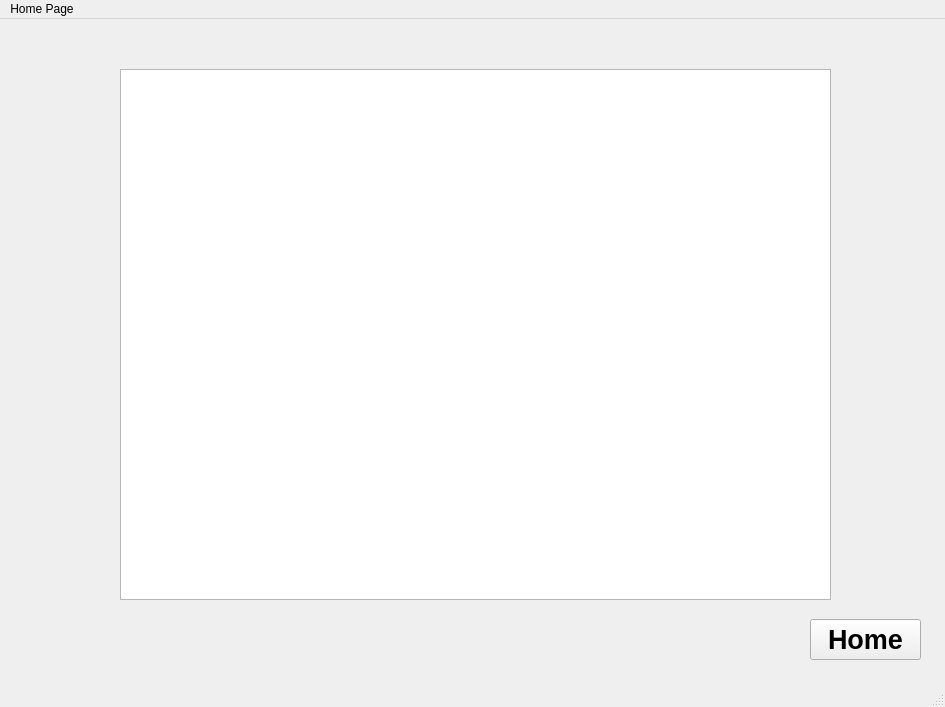
<?xml version="1.0" encoding="UTF-8"?>
<ui version="4.0">
 <class>MainWindow</class>
 <widget class="QMainWindow" name="MainWindow">
  <property name="geometry">
   <rect>
    <x>0</x>
    <y>0</y>
    <width>945</width>
    <height>707</height>
   </rect>
  </property>
  <property name="windowTitle">
   <string>MainWindow</string>
  </property>
  <widget class="QWidget" name="centralwidget">
   <widget class="QStackedWidget" name="stackedWidget">
    <property name="geometry">
     <rect>
      <x>0</x>
      <y>0</y>
      <width>941</width>
      <height>681</height>
     </rect>
    </property>
    <property name="font">
     <font>
      <pointsize>20</pointsize>
      <bold>true</bold>
     </font>
    </property>
    <property name="layoutDirection">
     <enum>Qt::LayoutDirection::LeftToRight</enum>
    </property>
    <property name="currentIndex">
     <number>11</number>
    </property>
    <widget class="QWidget" name="page">
     <widget class="QLabel" name="label">
      <property name="geometry">
       <rect>
        <x>0</x>
        <y>20</y>
        <width>931</width>
        <height>71</height>
       </rect>
      </property>
      <property name="font">
       <font>
        <pointsize>26</pointsize>
        <bold>true</bold>
       </font>
      </property>
      <property name="text">
       <string>&lt;html&gt;&lt;head/&gt;&lt;body&gt;&lt;p align=&quot;center&quot;&gt;&lt;span style=&quot; font-size:36pt;&quot;&gt;Mind Your Money &lt;/span&gt;&lt;/p&gt;&lt;/body&gt;&lt;/html&gt;</string>
      </property>
     </widget>
     <widget class="QWidget" name="formLayoutWidget">
      <property name="geometry">
       <rect>
        <x>170</x>
        <y>150</y>
        <width>611</width>
        <height>113</height>
       </rect>
      </property>
      <layout class="QFormLayout" name="formLayout">
       <item row="0" column="0">
        <widget class="QLabel" name="label_2">
         <property name="font">
          <font>
           <pointsize>22</pointsize>
           <bold>true</bold>
          </font>
         </property>
         <property name="text">
          <string>Email</string>
         </property>
        </widget>
       </item>
       <item row="0" column="1">
        <widget class="QLineEdit" name="txtEmail">
         <property name="font">
          <font>
           <pointsize>20</pointsize>
           <bold>true</bold>
          </font>
         </property>
        </widget>
       </item>
       <item row="1" column="0">
        <widget class="QLabel" name="label_3">
         <property name="font">
          <font>
           <pointsize>22</pointsize>
           <bold>true</bold>
          </font>
         </property>
         <property name="text">
          <string>Password</string>
         </property>
        </widget>
       </item>
       <item row="1" column="1">
        <widget class="QLineEdit" name="txtPassword">
         <property name="font">
          <font>
           <pointsize>20</pointsize>
           <bold>true</bold>
          </font>
         </property>
         <property name="echoMode">
          <enum>QLineEdit::EchoMode::Password</enum>
         </property>
        </widget>
       </item>
      </layout>
     </widget>
     <widget class="QWidget" name="horizontalLayoutWidget">
      <property name="geometry">
       <rect>
        <x>160</x>
        <y>270</y>
        <width>611</width>
        <height>55</height>
       </rect>
      </property>
      <layout class="QHBoxLayout" name="horizontalLayout">
       <item>
        <widget class="QPushButton" name="btnSignup">
         <property name="font">
          <font>
           <pointsize>20</pointsize>
           <bold>true</bold>
          </font>
         </property>
         <property name="text">
          <string>SignUp</string>
         </property>
        </widget>
       </item>
       <item>
        <widget class="QPushButton" name="btnForgot">
         <property name="font">
          <font>
           <pointsize>20</pointsize>
           <bold>true</bold>
          </font>
         </property>
         <property name="text">
          <string>ForgotPassword</string>
         </property>
        </widget>
       </item>
       <item>
        <widget class="QPushButton" name="btnLogin">
         <property name="font">
          <font>
           <pointsize>20</pointsize>
           <bold>true</bold>
          </font>
         </property>
         <property name="text">
          <string>Login</string>
         </property>
        </widget>
       </item>
      </layout>
     </widget>
     <widget class="QPushButton" name="Exit0">
      <property name="geometry">
       <rect>
        <x>900</x>
        <y>0</y>
        <width>41</width>
        <height>24</height>
       </rect>
      </property>
      <property name="font">
       <font>
        <pointsize>9</pointsize>
        <bold>false</bold>
       </font>
      </property>
      <property name="styleSheet">
       <string notr="true">QPushButton
{
	color:black;
	background-color:red;
}</string>
      </property>
      <property name="text">
       <string>X</string>
      </property>
     </widget>
    </widget>
    <widget class="QWidget" name="page_2">
     <widget class="QWidget" name="formLayoutWidget_2">
      <property name="geometry">
       <rect>
        <x>160</x>
        <y>120</y>
        <width>671</width>
        <height>291</height>
       </rect>
      </property>
      <layout class="QFormLayout" name="formLayout_2">
       <item row="0" column="0">
        <widget class="QLabel" name="label_4">
         <property name="font">
          <font>
           <pointsize>18</pointsize>
           <bold>true</bold>
          </font>
         </property>
         <property name="text">
          <string>First Name</string>
         </property>
        </widget>
       </item>
       <item row="0" column="1">
        <widget class="QLineEdit" name="txtFirstName">
         <property name="placeholderText">
          <string>EG: JOHN</string>
         </property>
        </widget>
       </item>
       <item row="1" column="0">
        <widget class="QLabel" name="label_6">
         <property name="font">
          <font>
           <pointsize>18</pointsize>
           <bold>true</bold>
          </font>
         </property>
         <property name="text">
          <string>Last Name</string>
         </property>
        </widget>
       </item>
       <item row="1" column="1">
        <widget class="QLineEdit" name="txtLastName">
         <property name="placeholderText">
          <string>EG: NEPAL</string>
         </property>
        </widget>
       </item>
       <item row="2" column="0">
        <widget class="QLabel" name="label_7">
         <property name="font">
          <font>
           <pointsize>18</pointsize>
           <bold>true</bold>
          </font>
         </property>
         <property name="text">
          <string>Email </string>
         </property>
        </widget>
       </item>
       <item row="2" column="1">
        <widget class="QLineEdit" name="txtEmailA">
         <property name="placeholderText">
          <string>xyz@gmail.com</string>
         </property>
        </widget>
       </item>
       <item row="3" column="0">
        <widget class="QLabel" name="label_8">
         <property name="font">
          <font>
           <pointsize>18</pointsize>
           <bold>true</bold>
          </font>
         </property>
         <property name="text">
          <string>Phone Number</string>
         </property>
        </widget>
       </item>
       <item row="3" column="1">
        <widget class="QLineEdit" name="txtPhone">
         <property name="placeholderText">
          <string>98000000000</string>
         </property>
        </widget>
       </item>
       <item row="4" column="0">
        <widget class="QLabel" name="label_9">
         <property name="font">
          <font>
           <pointsize>18</pointsize>
           <bold>true</bold>
          </font>
         </property>
         <property name="text">
          <string>Password</string>
         </property>
        </widget>
       </item>
       <item row="4" column="1">
        <widget class="QLineEdit" name="txtPasswords">
         <property name="placeholderText">
          <string>CANT BE EMPTY</string>
         </property>
        </widget>
       </item>
      </layout>
     </widget>
     <widget class="QLabel" name="label_14">
      <property name="geometry">
       <rect>
        <x>10</x>
        <y>0</y>
        <width>931</width>
        <height>71</height>
       </rect>
      </property>
      <property name="font">
       <font>
        <pointsize>25</pointsize>
        <bold>true</bold>
       </font>
      </property>
      <property name="text">
       <string>&lt;html&gt;&lt;head/&gt;&lt;body&gt;&lt;p align=&quot;center&quot;&gt;&lt;span style=&quot; font-size:36pt;&quot;&gt;Sign Up Here!!&lt;/span&gt;&lt;/p&gt;&lt;/body&gt;&lt;/html&gt;</string>
      </property>
     </widget>
     <widget class="QWidget" name="horizontalLayoutWidget_10">
      <property name="geometry">
       <rect>
        <x>150</x>
        <y>410</y>
        <width>671</width>
        <height>67</height>
       </rect>
      </property>
      <layout class="QHBoxLayout" name="horizontalLayout_11">
       <item>
        <widget class="QPushButton" name="btnSignUpPrev">
         <property name="font">
          <font>
           <pointsize>20</pointsize>
           <bold>true</bold>
          </font>
         </property>
         <property name="text">
          <string>Back</string>
         </property>
        </widget>
       </item>
       <item>
        <widget class="QPushButton" name="btnReset">
         <property name="font">
          <font>
           <pointsize>20</pointsize>
           <bold>true</bold>
          </font>
         </property>
         <property name="text">
          <string>Reset</string>
         </property>
        </widget>
       </item>
       <item>
        <widget class="QPushButton" name="btnNext">
         <property name="text">
          <string>Next</string>
         </property>
        </widget>
       </item>
      </layout>
     </widget>
     <widget class="QPushButton" name="Exit1">
      <property name="geometry">
       <rect>
        <x>900</x>
        <y>0</y>
        <width>41</width>
        <height>24</height>
       </rect>
      </property>
      <property name="font">
       <font>
        <pointsize>9</pointsize>
        <bold>false</bold>
       </font>
      </property>
      <property name="styleSheet">
       <string notr="true">QPushButton
{
	color:black;
	background-color:red;
}</string>
      </property>
      <property name="text">
       <string>X</string>
      </property>
     </widget>
    </widget>
    <widget class="QWidget" name="page_9">
     <widget class="QWidget" name="formLayoutWidget_6">
      <property name="geometry">
       <rect>
        <x>150</x>
        <y>120</y>
        <width>651</width>
        <height>301</height>
       </rect>
      </property>
      <layout class="QFormLayout" name="formLayout_6">
       <item row="0" column="0">
        <widget class="QLabel" name="MonthlyBudget_2">
         <property name="font">
          <font>
           <pointsize>20</pointsize>
           <bold>true</bold>
          </font>
         </property>
         <property name="text">
          <string>Monthly Budget</string>
         </property>
        </widget>
       </item>
       <item row="0" column="1">
        <widget class="QLineEdit" name="txtMonthlyBudget">
         <property name="font">
          <font>
           <pointsize>20</pointsize>
           <bold>true</bold>
          </font>
         </property>
         <property name="placeholderText">
          <string>CANT BE EMPTY</string>
         </property>
        </widget>
       </item>
       <item row="1" column="0">
        <widget class="QLabel" name="label_5">
         <property name="text">
          <string>Food</string>
         </property>
        </widget>
       </item>
       <item row="1" column="1">
        <widget class="QLineEdit" name="txtPFood">
         <property name="placeholderText">
          <string>In Percentage</string>
         </property>
        </widget>
       </item>
       <item row="2" column="0">
        <widget class="QLabel" name="label_22">
         <property name="text">
          <string>Rent</string>
         </property>
        </widget>
       </item>
       <item row="2" column="1">
        <widget class="QLineEdit" name="txtPRent">
         <property name="placeholderText">
          <string>In Percentage</string>
         </property>
        </widget>
       </item>
       <item row="3" column="0">
        <widget class="QLabel" name="label_24">
         <property name="text">
          <string>Utilities</string>
         </property>
        </widget>
       </item>
       <item row="3" column="1">
        <widget class="QLineEdit" name="txtPUtilities">
         <property name="placeholderText">
          <string>In Percentage</string>
         </property>
        </widget>
       </item>
       <item row="4" column="1">
        <widget class="QLineEdit" name="txtPStationery">
         <property name="placeholderText">
          <string>In Percentage</string>
         </property>
        </widget>
       </item>
       <item row="4" column="0">
        <widget class="QLabel" name="label_25">
         <property name="text">
          <string>Stationery</string>
         </property>
        </widget>
       </item>
      </layout>
     </widget>
     <widget class="QLabel" name="label_26">
      <property name="geometry">
       <rect>
        <x>10</x>
        <y>0</y>
        <width>931</width>
        <height>71</height>
       </rect>
      </property>
      <property name="font">
       <font>
        <pointsize>25</pointsize>
        <bold>true</bold>
       </font>
      </property>
      <property name="text">
       <string>&lt;html&gt;&lt;head/&gt;&lt;body&gt;&lt;p align=&quot;center&quot;&gt;&lt;span style=&quot; font-size:36pt;&quot;&gt;Sign Up Here!!&lt;/span&gt;&lt;/p&gt;&lt;/body&gt;&lt;/html&gt;</string>
      </property>
     </widget>
     <widget class="QWidget" name="horizontalLayoutWidget_12">
      <property name="geometry">
       <rect>
        <x>370</x>
        <y>420</y>
        <width>431</width>
        <height>55</height>
       </rect>
      </property>
      <layout class="QHBoxLayout" name="horizontalLayout_13">
       <property name="spacing">
        <number>50</number>
       </property>
       <item>
        <widget class="QPushButton" name="btnSignUpBack">
         <property name="text">
          <string>Back</string>
         </property>
        </widget>
       </item>
       <item>
        <widget class="QPushButton" name="btnSignUpSave">
         <property name="font">
          <font>
           <pointsize>20</pointsize>
           <bold>true</bold>
          </font>
         </property>
         <property name="text">
          <string>Save</string>
         </property>
        </widget>
       </item>
      </layout>
     </widget>
     <widget class="QPushButton" name="Exit2">
      <property name="geometry">
       <rect>
        <x>900</x>
        <y>0</y>
        <width>41</width>
        <height>24</height>
       </rect>
      </property>
      <property name="font">
       <font>
        <pointsize>9</pointsize>
        <bold>false</bold>
       </font>
      </property>
      <property name="styleSheet">
       <string notr="true">QPushButton
{
	color:black;
	background-color:red;
}</string>
      </property>
      <property name="text">
       <string>X</string>
      </property>
     </widget>
    </widget>
    <widget class="QWidget" name="page_4">
     <widget class="QWidget" name="formLayoutWidget_3">
      <property name="geometry">
       <rect>
        <x>130</x>
        <y>140</y>
        <width>771</width>
        <height>137</height>
       </rect>
      </property>
      <layout class="QFormLayout" name="formLayout_3">
       <item row="0" column="1">
        <widget class="QLineEdit" name="txtFEmail">
         <property name="text">
          <string/>
         </property>
         <property name="placeholderText">
          <string>XYZ@gmail.com</string>
         </property>
        </widget>
       </item>
       <item row="1" column="1">
        <widget class="QLineEdit" name="txtFPhone">
         <property name="placeholderText">
          <string>9700000000</string>
         </property>
        </widget>
       </item>
       <item row="0" column="0">
        <widget class="QLabel" name="label_11">
         <property name="font">
          <font>
           <pointsize>20</pointsize>
           <bold>true</bold>
          </font>
         </property>
         <property name="text">
          <string>Email</string>
         </property>
        </widget>
       </item>
       <item row="1" column="0">
        <widget class="QLabel" name="label_12">
         <property name="font">
          <font>
           <pointsize>20</pointsize>
           <bold>true</bold>
          </font>
         </property>
         <property name="text">
          <string>Phone</string>
         </property>
        </widget>
       </item>
      </layout>
     </widget>
     <widget class="QLabel" name="label_13">
      <property name="geometry">
       <rect>
        <x>10</x>
        <y>0</y>
        <width>931</width>
        <height>71</height>
       </rect>
      </property>
      <property name="font">
       <font>
        <pointsize>25</pointsize>
        <bold>true</bold>
       </font>
      </property>
      <property name="text">
       <string>&lt;html&gt;&lt;head/&gt;&lt;body&gt;&lt;p align=&quot;center&quot;&gt;&lt;span style=&quot; font-size:36pt;&quot;&gt;Reset Your Password&lt;/span&gt;&lt;/p&gt;&lt;/body&gt;&lt;/html&gt;</string>
      </property>
     </widget>
     <widget class="QWidget" name="horizontalLayoutWidget_3">
      <property name="geometry">
       <rect>
        <x>510</x>
        <y>280</y>
        <width>391</width>
        <height>55</height>
       </rect>
      </property>
      <layout class="QHBoxLayout" name="horizontalLayout_3">
       <item>
        <widget class="QPushButton" name="btnPrevForgot">
         <property name="font">
          <font>
           <pointsize>20</pointsize>
           <bold>true</bold>
          </font>
         </property>
         <property name="text">
          <string>Prev</string>
         </property>
        </widget>
       </item>
       <item>
        <widget class="QPushButton" name="btnNextForgot">
         <property name="font">
          <font>
           <pointsize>20</pointsize>
           <bold>true</bold>
          </font>
         </property>
         <property name="text">
          <string>Next</string>
         </property>
        </widget>
       </item>
      </layout>
     </widget>
     <widget class="QPushButton" name="Exit3">
      <property name="geometry">
       <rect>
        <x>900</x>
        <y>0</y>
        <width>41</width>
        <height>24</height>
       </rect>
      </property>
      <property name="font">
       <font>
        <pointsize>9</pointsize>
        <bold>false</bold>
       </font>
      </property>
      <property name="styleSheet">
       <string notr="true">QPushButton
{
	color:black;
	background-color:red;
}</string>
      </property>
      <property name="text">
       <string>X</string>
      </property>
     </widget>
    </widget>
    <widget class="QWidget" name="page_6">
     <widget class="QWidget" name="formLayoutWidget_5">
      <property name="geometry">
       <rect>
        <x>190</x>
        <y>160</y>
        <width>611</width>
        <height>137</height>
       </rect>
      </property>
      <layout class="QFormLayout" name="formLayout_5">
       <item row="0" column="0">
        <widget class="QLabel" name="label_20">
         <property name="font">
          <font>
           <pointsize>20</pointsize>
           <bold>true</bold>
          </font>
         </property>
         <property name="text">
          <string>New Password</string>
         </property>
        </widget>
       </item>
       <item row="1" column="0">
        <widget class="QLabel" name="label_21">
         <property name="font">
          <font>
           <pointsize>20</pointsize>
           <bold>true</bold>
          </font>
         </property>
         <property name="text">
          <string>Confirm Password</string>
         </property>
        </widget>
       </item>
       <item row="0" column="1">
        <widget class="QLineEdit" name="txtCPassword"/>
       </item>
       <item row="1" column="1">
        <widget class="QLineEdit" name="txtCmPassword"/>
       </item>
      </layout>
     </widget>
     <widget class="QLabel" name="label_19">
      <property name="geometry">
       <rect>
        <x>10</x>
        <y>0</y>
        <width>931</width>
        <height>71</height>
       </rect>
      </property>
      <property name="font">
       <font>
        <pointsize>20</pointsize>
        <bold>true</bold>
       </font>
      </property>
      <property name="text">
       <string>&lt;html&gt;&lt;head/&gt;&lt;body&gt;&lt;p align=&quot;center&quot;&gt;&lt;span style=&quot; font-size:36pt;&quot;&gt;Change Password&lt;/span&gt;&lt;/p&gt;&lt;/body&gt;&lt;/html&gt;</string>
      </property>
     </widget>
     <widget class="QPushButton" name="Exit4">
      <property name="geometry">
       <rect>
        <x>900</x>
        <y>0</y>
        <width>41</width>
        <height>24</height>
       </rect>
      </property>
      <property name="font">
       <font>
        <pointsize>9</pointsize>
        <bold>false</bold>
       </font>
      </property>
      <property name="styleSheet">
       <string notr="true">QPushButton
{
	color:black;
	background-color:red;
}</string>
      </property>
      <property name="text">
       <string>X</string>
      </property>
     </widget>
     <widget class="QWidget" name="horizontalLayoutWidget_2">
      <property name="geometry">
       <rect>
        <x>497</x>
        <y>300</y>
        <width>301</width>
        <height>61</height>
       </rect>
      </property>
      <layout class="QHBoxLayout" name="horizontalLayout_6">
       <item>
        <widget class="QPushButton" name="btnHome">
         <property name="font">
          <font>
           <pointsize>20</pointsize>
           <bold>true</bold>
          </font>
         </property>
         <property name="text">
          <string>Home</string>
         </property>
        </widget>
       </item>
       <item>
        <widget class="QPushButton" name="btnChangePassword">
         <property name="font">
          <font>
           <pointsize>20</pointsize>
           <bold>true</bold>
          </font>
         </property>
         <property name="text">
          <string>Change</string>
         </property>
        </widget>
       </item>
      </layout>
     </widget>
    </widget>
    <widget class="QWidget" name="page_3">
     <widget class="QWidget" name="verticalLayoutWidget_2">
      <property name="geometry">
       <rect>
        <x>50</x>
        <y>150</y>
        <width>294</width>
        <height>460</height>
       </rect>
      </property>
      <layout class="QVBoxLayout" name="verticalLayout_2">
       <property name="spacing">
        <number>50</number>
       </property>
       <item>
        <widget class="QPushButton" name="btnEnterExpense">
         <property name="font">
          <font>
           <pointsize>20</pointsize>
           <bold>true</bold>
          </font>
         </property>
         <property name="text">
          <string>Enter Expense</string>
         </property>
        </widget>
       </item>
       <item>
        <widget class="QPushButton" name="btnGraph">
         <property name="font">
          <font>
           <pointsize>20</pointsize>
           <bold>true</bold>
          </font>
         </property>
         <property name="text">
          <string>Graphs</string>
         </property>
        </widget>
       </item>
       <item>
        <widget class="QPushButton" name="btnDailyExpense">
         <property name="font">
          <font>
           <pointsize>20</pointsize>
           <bold>true</bold>
          </font>
         </property>
         <property name="text">
          <string>Daily Expenditure</string>
         </property>
        </widget>
       </item>
       <item>
        <widget class="QPushButton" name="btnStats">
         <property name="font">
          <font>
           <pointsize>20</pointsize>
           <bold>true</bold>
          </font>
         </property>
         <property name="text">
          <string>Stats</string>
         </property>
        </widget>
       </item>
      </layout>
     </widget>
     <widget class="QWidget" name="horizontalLayoutWidget_4">
      <property name="geometry">
       <rect>
        <x>540</x>
        <y>40</y>
        <width>321</width>
        <height>51</height>
       </rect>
      </property>
      <layout class="QHBoxLayout" name="horizontalLayout_4">
       <property name="spacing">
        <number>0</number>
       </property>
       <item>
        <widget class="QLabel" name="label_15">
         <property name="maximumSize">
          <size>
           <width>80</width>
           <height>16777215</height>
          </size>
         </property>
         <property name="font">
          <font>
           <pointsize>15</pointsize>
           <bold>true</bold>
          </font>
         </property>
         <property name="styleSheet">
          <string notr="true">QLabel
{
color:red;
};</string>
         </property>
         <property name="text">
          <string>Date:</string>
         </property>
        </widget>
       </item>
       <item>
        <widget class="QLabel" name="date">
         <property name="font">
          <font>
           <pointsize>16</pointsize>
           <bold>true</bold>
          </font>
         </property>
         <property name="styleSheet">
          <string notr="true">QLabel
{
color:red;
};</string>
         </property>
         <property name="text">
          <string/>
         </property>
        </widget>
       </item>
      </layout>
     </widget>
     <widget class="QLabel" name="labelUserName">
      <property name="geometry">
       <rect>
        <x>60</x>
        <y>60</y>
        <width>351</width>
        <height>51</height>
       </rect>
      </property>
      <property name="font">
       <font>
        <pointsize>24</pointsize>
        <bold>true</bold>
       </font>
      </property>
      <property name="text">
       <string/>
      </property>
     </widget>
     <widget class="QPushButton" name="btnLogout">
      <property name="geometry">
       <rect>
        <x>730</x>
        <y>560</y>
        <width>191</width>
        <height>41</height>
       </rect>
      </property>
      <property name="font">
       <font>
        <pointsize>15</pointsize>
        <bold>true</bold>
       </font>
      </property>
      <property name="text">
       <string>Log out</string>
      </property>
     </widget>
     <widget class="QPushButton" name="Exit5">
      <property name="geometry">
       <rect>
        <x>900</x>
        <y>0</y>
        <width>41</width>
        <height>24</height>
       </rect>
      </property>
      <property name="font">
       <font>
        <pointsize>9</pointsize>
        <bold>false</bold>
       </font>
      </property>
      <property name="styleSheet">
       <string notr="true">QPushButton
{
	color:black;
	background-color:red;
}</string>
      </property>
      <property name="text">
       <string>X</string>
      </property>
     </widget>
     <widget class="QWidget" name="piechart" native="true">
      <property name="geometry">
       <rect>
        <x>480</x>
        <y>130</y>
        <width>431</width>
        <height>381</height>
       </rect>
      </property>
      <layout class="QHBoxLayout" name="horizontalLayout_8"/>
     </widget>
    </widget>
    <widget class="QWidget" name="page_5">
     <widget class="QLabel" name="label_16">
      <property name="geometry">
       <rect>
        <x>10</x>
        <y>0</y>
        <width>931</width>
        <height>71</height>
       </rect>
      </property>
      <property name="font">
       <font>
        <pointsize>25</pointsize>
        <bold>true</bold>
       </font>
      </property>
      <property name="text">
       <string>&lt;html&gt;&lt;head/&gt;&lt;body&gt;&lt;p align=&quot;center&quot;&gt;&lt;span style=&quot; font-size:36pt;&quot;&gt;Expenditure&lt;/span&gt;&lt;/p&gt;&lt;/body&gt;&lt;/html&gt;</string>
      </property>
     </widget>
     <widget class="QWidget" name="formLayoutWidget_4">
      <property name="geometry">
       <rect>
        <x>240</x>
        <y>150</y>
        <width>461</width>
        <height>137</height>
       </rect>
      </property>
      <layout class="QFormLayout" name="formLayout_4">
       <item row="0" column="0">
        <widget class="QLabel" name="label_17">
         <property name="font">
          <font>
           <pointsize>20</pointsize>
           <bold>true</bold>
          </font>
         </property>
         <property name="text">
          <string>Amount</string>
         </property>
        </widget>
       </item>
       <item row="1" column="0">
        <widget class="QLabel" name="label_18">
         <property name="font">
          <font>
           <pointsize>20</pointsize>
           <bold>true</bold>
          </font>
         </property>
         <property name="text">
          <string>Category</string>
         </property>
        </widget>
       </item>
       <item row="1" column="1">
        <widget class="QComboBox" name="ExpenseName">
         <property name="placeholderText">
          <string>Expense</string>
         </property>
         <item>
          <property name="text">
           <string>Food</string>
          </property>
         </item>
         <item>
          <property name="text">
           <string>Rent</string>
          </property>
         </item>
         <item>
          <property name="text">
           <string>Stationery</string>
          </property>
         </item>
         <item>
          <property name="text">
           <string>Utilities</string>
          </property>
         </item>
         <item>
          <property name="text">
           <string>Others</string>
          </property>
         </item>
        </widget>
       </item>
       <item row="0" column="1">
        <widget class="QLineEdit" name="LineEditAmount">
         <property name="placeholderText">
          <string>RS.</string>
         </property>
        </widget>
       </item>
      </layout>
     </widget>
     <widget class="QWidget" name="horizontalLayoutWidget_5">
      <property name="geometry">
       <rect>
        <x>240</x>
        <y>280</y>
        <width>461</width>
        <height>61</height>
       </rect>
      </property>
      <layout class="QHBoxLayout" name="horizontalLayout_5">
       <property name="spacing">
        <number>100</number>
       </property>
       <item>
        <widget class="QPushButton" name="btnPrevExpenseWelcomeUser">
         <property name="font">
          <font>
           <pointsize>20</pointsize>
           <bold>true</bold>
          </font>
         </property>
         <property name="text">
          <string>Prev</string>
         </property>
        </widget>
       </item>
       <item>
        <widget class="QPushButton" name="btnSaveExpense">
         <property name="font">
          <font>
           <pointsize>20</pointsize>
           <bold>true</bold>
          </font>
         </property>
         <property name="text">
          <string>Save</string>
         </property>
        </widget>
       </item>
      </layout>
     </widget>
     <widget class="QPushButton" name="Exit6">
      <property name="geometry">
       <rect>
        <x>900</x>
        <y>0</y>
        <width>41</width>
        <height>24</height>
       </rect>
      </property>
      <property name="font">
       <font>
        <pointsize>9</pointsize>
        <bold>false</bold>
       </font>
      </property>
      <property name="styleSheet">
       <string notr="true">QPushButton
{
	color:black;
	background-color:red;
}</string>
      </property>
      <property name="text">
       <string>X</string>
      </property>
     </widget>
    </widget>
    <widget class="QWidget" name="page_7">
     <widget class="QFrame" name="bargraph">
      <property name="geometry">
       <rect>
        <x>20</x>
        <y>70</y>
        <width>891</width>
        <height>521</height>
       </rect>
      </property>
      <layout class="QHBoxLayout" name="horizontalLayout_2"/>
     </widget>
     <widget class="QPushButton" name="btn_BarGraphPrev">
      <property name="geometry">
       <rect>
        <x>10</x>
        <y>600</y>
        <width>93</width>
        <height>29</height>
       </rect>
      </property>
      <property name="font">
       <font>
        <pointsize>15</pointsize>
        <bold>true</bold>
       </font>
      </property>
      <property name="text">
       <string>Prev</string>
      </property>
     </widget>
     <widget class="QPushButton" name="Exit7">
      <property name="geometry">
       <rect>
        <x>900</x>
        <y>0</y>
        <width>41</width>
        <height>24</height>
       </rect>
      </property>
      <property name="font">
       <font>
        <pointsize>9</pointsize>
        <bold>false</bold>
       </font>
      </property>
      <property name="styleSheet">
       <string notr="true">QPushButton
{
	color:black;
	background-color:red;
}</string>
      </property>
      <property name="text">
       <string>X</string>
      </property>
     </widget>
     <widget class="QLabel" name="label_30">
      <property name="geometry">
       <rect>
        <x>0</x>
        <y>0</y>
        <width>941</width>
        <height>61</height>
       </rect>
      </property>
      <property name="text">
       <string>&lt;html&gt;&lt;head/&gt;&lt;body&gt;&lt;p align=&quot;center&quot;&gt;&lt;span style=&quot; font-size:36pt;&quot;&gt;Bar Graph&lt;/span&gt;&lt;/p&gt;&lt;/body&gt;&lt;/html&gt;</string>
      </property>
     </widget>
    </widget>
    <widget class="QWidget" name="page_10">
     <widget class="QLabel" name="label_29">
      <property name="geometry">
       <rect>
        <x>0</x>
        <y>-10</y>
        <width>931</width>
        <height>81</height>
       </rect>
      </property>
      <property name="font">
       <font>
        <pointsize>10</pointsize>
        <bold>true</bold>
       </font>
      </property>
      <property name="text">
       <string>&lt;html&gt;&lt;head/&gt;&lt;body&gt;&lt;p align=&quot;center&quot;&gt;&lt;span style=&quot; font-size:36pt;&quot;&gt;Line Graph&lt;/span&gt;&lt;/p&gt;&lt;/body&gt;&lt;/html&gt;</string>
      </property>
     </widget>
     <widget class="QPushButton" name="Exit8">
      <property name="geometry">
       <rect>
        <x>900</x>
        <y>0</y>
        <width>41</width>
        <height>24</height>
       </rect>
      </property>
      <property name="font">
       <font>
        <pointsize>9</pointsize>
        <bold>false</bold>
       </font>
      </property>
      <property name="styleSheet">
       <string notr="true">QPushButton
{
	color:black;
	background-color:red;
}</string>
      </property>
      <property name="text">
       <string>X</string>
      </property>
     </widget>
     <widget class="QWidget" name="lineGraphWidget" native="true">
      <property name="geometry">
       <rect>
        <x>30</x>
        <y>70</y>
        <width>881</width>
        <height>531</height>
       </rect>
      </property>
      <layout class="QHBoxLayout" name="horizontalLayout_14"/>
     </widget>
     <widget class="QPushButton" name="btnLHome">
      <property name="geometry">
       <rect>
        <x>830</x>
        <y>610</y>
        <width>83</width>
        <height>29</height>
       </rect>
      </property>
      <property name="font">
       <font>
        <pointsize>15</pointsize>
        <bold>true</bold>
       </font>
      </property>
      <property name="text">
       <string>Home</string>
      </property>
     </widget>
     <widget class="QPushButton" name="pushButton_LineGraphPrev">
      <property name="geometry">
       <rect>
        <x>30</x>
        <y>610</y>
        <width>83</width>
        <height>29</height>
       </rect>
      </property>
      <property name="font">
       <font>
        <pointsize>15</pointsize>
        <bold>true</bold>
       </font>
      </property>
      <property name="text">
       <string>Prev</string>
      </property>
     </widget>
     <widget class="QComboBox" name="LineGraphComboBox">
      <property name="geometry">
       <rect>
        <x>40</x>
        <y>20</y>
        <width>101</width>
        <height>41</height>
       </rect>
      </property>
      <property name="font">
       <font>
        <pointsize>15</pointsize>
        <bold>true</bold>
       </font>
      </property>
      <item>
       <property name="text">
        <string>Total</string>
       </property>
      </item>
      <item>
       <property name="text">
        <string>Food</string>
       </property>
      </item>
      <item>
       <property name="text">
        <string>Stationery</string>
       </property>
      </item>
      <item>
       <property name="text">
        <string>Others</string>
       </property>
      </item>
     </widget>
    </widget>
    <widget class="QWidget" name="page_8">
     <widget class="QLabel" name="label_23">
      <property name="geometry">
       <rect>
        <x>290</x>
        <y>0</y>
        <width>381</width>
        <height>121</height>
       </rect>
      </property>
      <property name="font">
       <font>
        <pointsize>30</pointsize>
        <bold>true</bold>
       </font>
      </property>
      <property name="text">
       <string>Expense Report</string>
      </property>
     </widget>
     <widget class="QPushButton" name="btn_ExpenseReportHome">
      <property name="geometry">
       <rect>
        <x>790</x>
        <y>570</y>
        <width>111</width>
        <height>41</height>
       </rect>
      </property>
      <property name="text">
       <string>Home</string>
      </property>
     </widget>
     <widget class="QLabel" name="RemainingBudget">
      <property name="geometry">
       <rect>
        <x>360</x>
        <y>180</y>
        <width>261</width>
        <height>51</height>
       </rect>
      </property>
      <property name="font">
       <font>
        <pointsize>25</pointsize>
        <bold>true</bold>
       </font>
      </property>
      <property name="styleSheet">
       <string notr="true">QLabel
{
color:red;
};</string>
      </property>
      <property name="text">
       <string>RS.</string>
      </property>
     </widget>
     <widget class="QLabel" name="label_28">
      <property name="geometry">
       <rect>
        <x>270</x>
        <y>110</y>
        <width>431</width>
        <height>61</height>
       </rect>
      </property>
      <property name="font">
       <font>
        <pointsize>20</pointsize>
        <bold>true</bold>
       </font>
      </property>
      <property name="text">
       <string>Budget Amount Remaining</string>
      </property>
     </widget>
     <widget class="QWidget" name="horizontalLayoutWidget_25">
      <property name="geometry">
       <rect>
        <x>290</x>
        <y>240</y>
        <width>411</width>
        <height>61</height>
       </rect>
      </property>
      <layout class="QHBoxLayout" name="horizontalLayout_39">
       <item>
        <widget class="QLabel" name="Category_4">
         <property name="text">
          <string>Category</string>
         </property>
        </widget>
       </item>
       <item>
        <widget class="QLabel" name="label_135">
         <property name="text">
          <string>Amount Left</string>
         </property>
        </widget>
       </item>
      </layout>
     </widget>
     <widget class="QWidget" name="horizontalLayoutWidget_26">
      <property name="geometry">
       <rect>
        <x>290</x>
        <y>310</y>
        <width>401</width>
        <height>58</height>
       </rect>
      </property>
      <layout class="QHBoxLayout" name="horizontalLayout_40">
       <item>
        <widget class="QLabel" name="Category_9">
         <property name="text">
          <string>Food</string>
         </property>
        </widget>
       </item>
       <item>
        <widget class="QLabel" name="food">
         <property name="text">
          <string>RS.</string>
         </property>
        </widget>
       </item>
      </layout>
     </widget>
     <widget class="QWidget" name="horizontalLayoutWidget_27">
      <property name="geometry">
       <rect>
        <x>290</x>
        <y>370</y>
        <width>401</width>
        <height>58</height>
       </rect>
      </property>
      <layout class="QHBoxLayout" name="horizontalLayout_41">
       <item>
        <widget class="QLabel" name="Category_8">
         <property name="text">
          <string>Rent</string>
         </property>
        </widget>
       </item>
       <item>
        <widget class="QLabel" name="rent">
         <property name="text">
          <string>RS.</string>
         </property>
        </widget>
       </item>
      </layout>
     </widget>
     <widget class="QWidget" name="horizontalLayoutWidget_28">
      <property name="geometry">
       <rect>
        <x>290</x>
        <y>430</y>
        <width>401</width>
        <height>58</height>
       </rect>
      </property>
      <layout class="QHBoxLayout" name="horizontalLayout_42">
       <item>
        <widget class="QLabel" name="Category_7">
         <property name="text">
          <string>Utilities</string>
         </property>
        </widget>
       </item>
       <item>
        <widget class="QLabel" name="utilities">
         <property name="text">
          <string>RS.</string>
         </property>
        </widget>
       </item>
      </layout>
     </widget>
     <widget class="QWidget" name="horizontalLayoutWidget_29">
      <property name="geometry">
       <rect>
        <x>290</x>
        <y>480</y>
        <width>401</width>
        <height>58</height>
       </rect>
      </property>
      <layout class="QHBoxLayout" name="horizontalLayout_43">
       <item>
        <widget class="QLabel" name="Category_10">
         <property name="text">
          <string>Stationery</string>
         </property>
        </widget>
       </item>
       <item>
        <widget class="QLabel" name="stationery">
         <property name="text">
          <string>RS.</string>
         </property>
        </widget>
       </item>
      </layout>
     </widget>
     <widget class="QWidget" name="horizontalLayoutWidget_30">
      <property name="geometry">
       <rect>
        <x>290</x>
        <y>540</y>
        <width>401</width>
        <height>58</height>
       </rect>
      </property>
      <layout class="QHBoxLayout" name="horizontalLayout_44">
       <item>
        <widget class="QLabel" name="Category_11">
         <property name="text">
          <string>Others</string>
         </property>
        </widget>
       </item>
       <item>
        <widget class="QLabel" name="others">
         <property name="text">
          <string>RS.</string>
         </property>
        </widget>
       </item>
      </layout>
     </widget>
     <widget class="QPushButton" name="Exit9">
      <property name="geometry">
       <rect>
        <x>900</x>
        <y>0</y>
        <width>41</width>
        <height>24</height>
       </rect>
      </property>
      <property name="font">
       <font>
        <pointsize>9</pointsize>
        <bold>false</bold>
       </font>
      </property>
      <property name="styleSheet">
       <string notr="true">QPushButton
{
	color:black;
	background-color:red;
}</string>
      </property>
      <property name="text">
       <string>X</string>
      </property>
     </widget>
    </widget>
    <widget class="QWidget" name="page_11">
     <widget class="QLabel" name="label_27">
      <property name="geometry">
       <rect>
        <x>10</x>
        <y>30</y>
        <width>931</width>
        <height>71</height>
       </rect>
      </property>
      <property name="text">
       <string>&lt;html&gt;&lt;head/&gt;&lt;body&gt;&lt;p align=&quot;center&quot;&gt;&lt;span style=&quot; font-size:36pt;&quot;&gt;Graphs&lt;/span&gt;&lt;/p&gt;&lt;/body&gt;&lt;/html&gt;</string>
      </property>
     </widget>
     <widget class="QPushButton" name="Exit10">
      <property name="geometry">
       <rect>
        <x>900</x>
        <y>0</y>
        <width>41</width>
        <height>24</height>
       </rect>
      </property>
      <property name="font">
       <font>
        <pointsize>9</pointsize>
        <bold>false</bold>
       </font>
      </property>
      <property name="styleSheet">
       <string notr="true">QPushButton
{
	color:black;
	background-color:red;
}</string>
      </property>
      <property name="text">
       <string>X</string>
      </property>
     </widget>
     <widget class="QPushButton" name="pushButton_GraphsPrev">
      <property name="geometry">
       <rect>
        <x>40</x>
        <y>560</y>
        <width>161</width>
        <height>41</height>
       </rect>
      </property>
      <property name="font">
       <font>
        <pointsize>20</pointsize>
        <bold>true</bold>
       </font>
      </property>
      <property name="text">
       <string>Prev</string>
      </property>
     </widget>
     <widget class="QWidget" name="horizontalLayoutWidget_6">
      <property name="geometry">
       <rect>
        <x>40</x>
        <y>240</y>
        <width>881</width>
        <height>80</height>
       </rect>
      </property>
      <layout class="QHBoxLayout" name="horizontalLayout_7">
       <property name="spacing">
        <number>400</number>
       </property>
       <item>
        <widget class="QPushButton" name="pushButton_GraphsBarGraph">
         <property name="font">
          <font>
           <pointsize>20</pointsize>
           <bold>true</bold>
          </font>
         </property>
         <property name="text">
          <string>Bar Graph</string>
         </property>
        </widget>
       </item>
       <item>
        <widget class="QPushButton" name="pushButton_GraphsLineGraph">
         <property name="font">
          <font>
           <pointsize>20</pointsize>
           <bold>true</bold>
          </font>
         </property>
         <property name="text">
          <string>Line Graph</string>
         </property>
        </widget>
       </item>
      </layout>
     </widget>
    </widget>
    <widget class="QWidget" name="page_12">
     <widget class="QTableView" name="tableView">
      <property name="geometry">
       <rect>
        <x>120</x>
        <y>50</y>
        <width>711</width>
        <height>531</height>
       </rect>
      </property>
     </widget>
     <widget class="QPushButton" name="btn_ExpenseReportHome_2">
      <property name="geometry">
       <rect>
        <x>810</x>
        <y>600</y>
        <width>111</width>
        <height>41</height>
       </rect>
      </property>
      <property name="text">
       <string>Home</string>
      </property>
     </widget>
     <widget class="QLabel" name="labelHeader">
      <property name="geometry">
       <rect>
        <x>260</x>
        <y>20</y>
        <width>471</width>
        <height>20</height>
       </rect>
      </property>
      <property name="text">
       <string/>
      </property>
     </widget>
    </widget>
   </widget>
  </widget>
  <widget class="QMenuBar" name="menubar">
   <property name="geometry">
    <rect>
     <x>0</x>
     <y>0</y>
     <width>945</width>
     <height>26</height>
    </rect>
   </property>
   <widget class="QMenu" name="menuHome_Page">
    <property name="title">
     <string>Home Page</string>
    </property>
   </widget>
   <addaction name="menuHome_Page"/>
  </widget>
  <widget class="QStatusBar" name="statusbar"/>
 </widget>
 <resources/>
 <connections/>
</ui>
